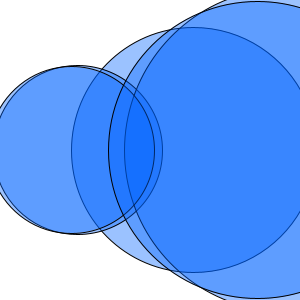
Frame 1 (no input)
Frame 60 (the mouse pressed at the canvas centre just before this capture): identical to frame 1, image omitted
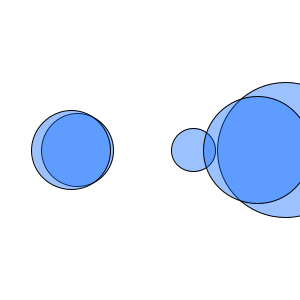
Frame 120 (the mouse held since frame 60 and released just before this capture)

The Processing sketch that drew these frames (run headless with seeded random() and noise(); from frame 60 on, the mouse is pressed at the canvas centre):

// Processing sketch: processing_22168
// ── processing_22168.pde

// A silly example using many variables
float x1;
float x2;
float x3;
float x4;
float x5;

void setup() {
  size(300, 300);
  fill(0, 100, 255, 100);
  smooth();
  // assign a random number to each variable
  x1 = random(width);
  x2 = random(width);  
  x3 = random(width);  
  x4 = random(width);  
  x5 = random(width);
}

void draw() {
  background(255);
  float dia;
  
  // let the diameter of each circle be the distance
  // between the mouse and that circle. 
  dia = dist(x1, 150, mouseX, mouseY);
  ellipse(x1, 150, dia, dia);

  dia = dist(x2, 150, mouseX, mouseY);
  ellipse(x2, 150, dia, dia);

  dia = dist(x3, 150, mouseX, mouseY);
  ellipse(x3, 150, dia, dia);

  dia = dist(x4, 150, mouseX, mouseY);
  ellipse(x4, 150, dia, dia);

  dia = dist(x5, 150, mouseX, mouseY);
  ellipse(x5, 150, dia, dia);
}
